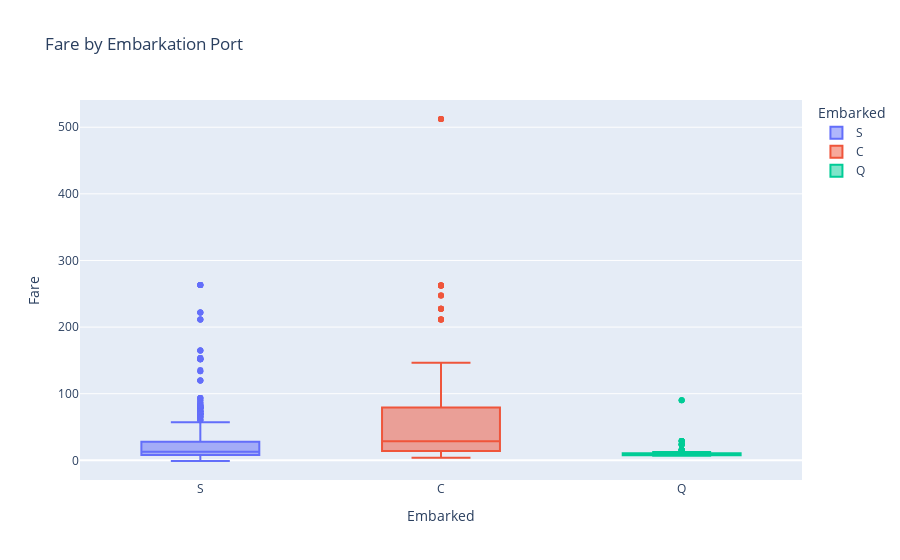

Write notebook code for a chart like this one.
### Code cell
fig = px.box(combined, x='Embarked', y='Fare', color='Embarked', title='Fare by Embarkation Port')
fig.show()

### Figure 1 — Plotly figure (JSON) as saved in the notebook; plotly's stock layout.template omitted (floating-point values rounded to 4 significant figures; data arrays with more than 128 entries replaced by an {"elided": "..."} marker saying what was removed)
{"data": [{"alignmentgroup": "True", "hovertemplate": "Embarked=%{x}<br>Fare=%{y}<extra></extra>", "legendgroup": "S", "marker": {"color": "#636efa"}, "name": "S", "notched": false, "offsetgroup": "S", "orientation": "v", "showlegend": true, "type": "box", "x": {"elided": "916 str values"}, "x0": " ", "xaxis": "x", "y": {"elided": "916 mixed values"}, "y0": " ", "yaxis": "y"}, {"alignmentgroup": "True", "hovertemplate": "Embarked=%{x}<br>Fare=%{y}<extra></extra>", "legendgroup": "C", "marker": {"color": "#EF553B"}, "name": "C", "notched": false, "offsetgroup": "C", "orientation": "v", "showlegend": true, "type": "box", "x": {"elided": "270 str values"}, "x0": " ", "xaxis": "x", "y": {"elided": "270 float values"}, "y0": " ", "yaxis": "y"}, {"alignmentgroup": "True", "hovertemplate": "Embarked=%{x}<br>Fare=%{y}<extra></extra>", "legendgroup": "Q", "marker": {"color": "#00cc96"}, "name": "Q", "notched": false, "offsetgroup": "Q", "orientation": "v", "showlegend": true, "type": "box", "x": ["Q", "Q", "Q", "Q", "Q", "Q", "Q", "Q", "Q", "Q", "Q", "Q", "Q", "Q", "Q", "Q", "Q", "Q", "Q", "Q", "Q", "Q", "Q", "Q", "Q", "Q", "Q", "Q", "Q", "Q", "Q", "Q", "Q", "Q", "Q", "Q", "Q", "Q", "Q", "Q", "Q", "Q", "Q", "Q", "Q", "Q", "Q", "Q", "Q", "Q", "Q", "Q", "Q", "Q", "Q", "Q", "Q", "Q", "Q", "Q", "Q", "Q", "Q", "Q", "Q", "Q", "Q", "Q", "Q", "Q", "Q", "Q", "Q", "Q", "Q", "Q", "Q", "Q", "Q", "Q", "Q", "Q", "Q", "Q", "Q", "Q", "Q", "Q", "Q", "Q", "Q", "Q", "Q", "Q", "Q", "Q", "Q", "Q", "Q", "Q", "Q", "Q", "Q", "Q", "Q", "Q", "Q", "Q", "Q", "Q", "Q", "Q", "Q", "Q", "Q", "Q", "Q", "Q", "Q", "Q", "Q", "Q", "Q"], "x0": " ", "xaxis": "x", "y": [8.458, 29.12, 8.029, 7.879, 7.75, 7.879, 15.5, 7.75, 7.787, 24.15, 7.75, 7.75, 6.75, 7.733, 29.12, 15.5, 15.5, 7.75, 7.75, 7.75, 7.75, 15.5, 90, 7.75, 7.75, 7.75, 29.12, 7.75, 7.75, 7.75, 23.25, 12.35, 12.35, 23.25, 7.879, 7.879, 15.5, 7.75, 7.729, 6.858, 90, 7.733, 7.75, 7.75, 7.725, 7.75, 7.629, 7.75, 24.15, 7.75, 7.829, 7.75, 7.75, 7.75, 15.5, 7.75, 12.35, 7.733, 7.829, 6.75, 15.5, 8.137, 7.733, 7.742, 15.5, 7.737, 7.75, 7.75, 24.15, 7.75, 7.737, 29.12, 7.75, 6.95, 7.75, 29.12, 7.75, 7.829, 9.688, 7.629, 12.35, 7.75, 29.12, 7.725, 7.879, 7.75, 7.75, 10.71, 7.879, 7.75, 7.75, 7.821, 7.75, 7.779, 7.283, 7.75, 7.75, 23.25, 7.733, 7.75, 12.35, 15.5, 7.75, 7.879, 7.75, 7.879, 7.75, 7.75, 15.5, 7.75, 6.95, 7.75, 7.75, 7.733, 7.75, 7.75, 7.879, 7.75, 7.25, 7.733, 7.721, 7.75, 90], "y0": " ", "yaxis": "y"}], "layout": {"boxmode": "overlay", "legend": {"title": {"text": "Embarked"}, "tracegroupgap": 0}, "title": {"text": "Fare by Embarkation Port"}, "xaxis": {"anchor": "y", "categoryarray": ["S", "C", "Q"], "categoryorder": "array", "domain": [0, 1], "title": {"text": "Embarked"}}, "yaxis": {"anchor": "x", "domain": [0, 1], "title": {"text": "Fare"}}}}
